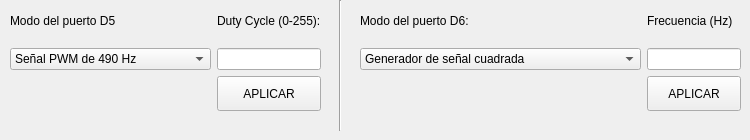
    <widget class="QWidget" name="tab">
     <attribute name="title">
      <string>Salidas digitales</string>
     </attribute>
     <widget class="QWidget" name="gridLayoutWidget_3">
      <property name="geometry">
       <rect>
        <x>360</x>
        <y>0</y>
        <width>381</width>
        <height>111</height>
       </rect>
      </property>
      <layout class="QGridLayout" name="gridLayout_4" rowstretch="1,1,1" columnstretch="3,1">
       <item row="1" column="1">
        <widget class="QLineEdit" name="port6_value"/>
       </item>
       <item row="0" column="1">
        <widget class="QLabel" name="label_value_port6">
         <property name="text">
          <string>Frecuencia (Hz)</string>
         </property>
        </widget>
       </item>
       <item row="0" column="0">
        <widget class="QLabel" name="label_mode_port6">
         <property name="text">
          <string>Modo del puerto D6:</string>
         </property>
        </widget>
       </item>
       <item row="1" column="0">
        <widget class="QComboBox" name="port6_option">
         <item>
          <property name="text">
           <string>Generador de señal cuadrada</string>
          </property>
         </item>
         <item>
          <property name="text">
           <string>Valor del puerto A0 Controla ON/OFF</string>
          </property>
         </item>
         <item>
          <property name="text">
           <string>Definir estado del puerto (0 ó 1)</string>
          </property>
         </item>
        </widget>
       </item>
       <item row="2" column="1">
        <widget class="QPushButton" name="port6_apply_btn">
         <property name="minimumSize">
          <size>
           <width>0</width>
           <height>35</height>
          </size>
         </property>
         <property name="text">
          <string>APLICAR</string>
         </property>
         <property name="icon">
          <iconset theme="QIcon::ThemeIcon::MediaPlaybackStart"/>
         </property>
        </widget>
       </item>
      </layout>
     </widget>
     <widget class="QWidget" name="gridLayoutWidget_6">
      <property name="geometry">
       <rect>
        <x>10</x>
        <y>0</y>
        <width>311</width>
        <height>111</height>
       </rect>
      </property>
      <layout class="QGridLayout" name="gridLayout_5" rowstretch="1,1,1" columnstretch="2,1">
       <item row="0" column="0">
        <widget class="QLabel" name="label_mode_port5">
         <property name="text">
          <string>Modo del puerto D5</string>
         </property>
        </widget>
       </item>
       <item row="1" column="0">
        <widget class="QComboBox" name="port5_option">
         <item>
          <property name="text">
           <string>Señal PWM de 490 Hz</string>
          </property>
         </item>
        </widget>
       </item>
       <item row="1" column="1">
        <widget class="QLineEdit" name="port5_value"/>
       </item>
       <item row="0" column="1">
        <widget class="QLabel" name="label_value_port5">
         <property name="text">
          <string>Duty Cycle (0-255):</string>
         </property>
        </widget>
       </item>
       <item row="2" column="1">
        <widget class="QPushButton" name="port5_apply_btn">
         <property name="minimumSize">
          <size>
           <width>0</width>
           <height>35</height>
          </size>
         </property>
         <property name="text">
          <string>APLICAR</string>
         </property>
         <property name="icon">
          <iconset theme="QIcon::ThemeIcon::MediaPlaybackStart"/>
         </property>
        </widget>
       </item>
      </layout>
     </widget>
     <widget class="Line" name="line_3">
      <property name="geometry">
       <rect>
        <x>330</x>
        <y>0</y>
        <width>20</width>
        <height>131</height>
       </rect>
      </property>
      <property name="orientation">
       <enum>Qt::Orientation::Vertical</enum>
      </property>
     </widget>
    </widget>
